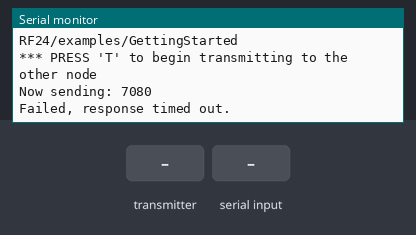
Recording of a sketch running on a simulated Arduino Uno, built with avr-gcc and run on an emulated ATmega328P. On the bench: the last lines printed to the serial monitor. The test bench sets the inputs (shaded band). No radio packets arrive unless stated.

Above: at 1.2 s.
1.3 s: the transmitter starts sending got_time = 0
At 1.6 s:
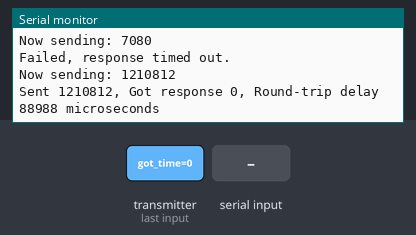
3.8 s: "R" received over Serial
At 4.8 s:
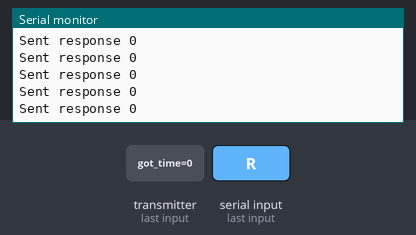
5.8 s: "T" received over Serial
At 6.6 s:
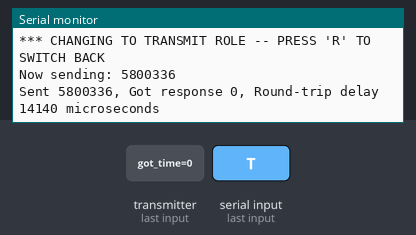
Timing chart, 0 to 8.8 s (numbered marks = the images above; inputs shaded):
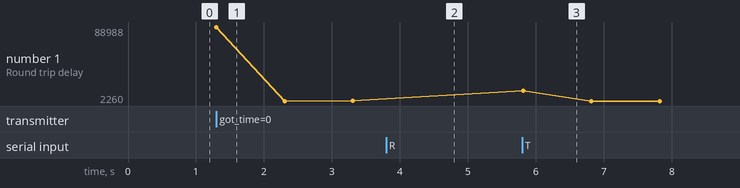

The sketch:

nrf24_GettingStarted.ino
```cpp
/*
* Getting Started example sketch for nRF24L01+ radios
* This is a very basic example of how to send data from one node to another
* Updated: Dec 2014 by TMRh20
*/

#include <SPI.h>
#include "RF24.h"
#include <printf.h>
/****************** User Config ***************************/
/***      Set this radio as radio number 0 or 1         ***/
bool radioNumber = 1;

/* Hardware configuration: Set up nRF24L01 radio on SPI bus plus pins 7 & 8 */
RF24 radio(10,8);
/**********************************************************/

byte addresses[][6] = {"1Node","2Node"};

int controllerData[4] = {0,0,1,0}; // x cord, y cord, laser instruct, win scenario

// Used to control whether this node is sending or receiving // 1= transmit,  0 = receive
bool role = 1;

void setup() {
  Serial.begin(115200);
  printf_begin();

  Serial.println(radio.begin());
  radio.setAutoAck(false);
  radio.setRetries(15,15);
  radio.setChannel(78);
  Serial.println(F("RF24/examples/GettingStarted"));
  Serial.println(F("*** PRESS 'T' to begin transmitting to the other node"));

  // Set the PA Level low to prevent power supply related issues since this is a
 // getting_started sketch, and the likelihood of close proximity of the devices. RF24_PA_MAX is default.
  radio.setPALevel(RF24_PA_MAX);

  // Open a writing and reading pipe on each radio, with opposite addresses
  if(radioNumber){
    radio.openWritingPipe(addresses[1]);
    radio.openReadingPipe(1,addresses[0]);
  }else{
    radio.openWritingPipe(addresses[0]);
    radio.openReadingPipe(1,addresses[1]);
  }

  // Start the radio listening for data
  radio.startListening();

  radio.printDetails();
}

void loop() {


/****************** Ping Out Role ***************************/
if (role == 1)  {

    radio.stopListening();                                    // First, stop listening so we can talk.


    unsigned long start_time = micros();                             // Take the time, and send it.  This will block until complete
    Serial.print(F("Now sending: "));
    Serial.println(start_time);


     if (!radio.write( &start_time, sizeof(unsigned long) )){
       Serial.println(F("failed to send"));
     }

    radio.startListening();                                    // Now, continue listening

    unsigned long started_waiting_at = micros();               // Set up a timeout period, get the current microseconds
    boolean timeout = false;                                   // Set up a variable to indicate if a response was received or not

    while ( ! radio.available() ){                             // While nothing is received
      if (micros() - started_waiting_at > 200000 ){            // If waited longer than 200ms, indicate timeout and exit while loop
          timeout = true;
          break;
      }
    }

    if ( timeout ){                                             // Describe the results
        Serial.println(F("Failed, response timed out."));
    }else{
        unsigned long got_time;                                 // Grab the response, compare, and send to debugging spew
        radio.read( &got_time, sizeof(unsigned long) );
        unsigned long end_time = micros();

        // Spew it
        Serial.print(F("Sent "));
        Serial.print(start_time);
        Serial.print(F(", Got response "));
        Serial.print(got_time);
        Serial.print(F(", Round-trip delay "));
        Serial.print(end_time-start_time);
        Serial.println(F(" microseconds"));
    }

    // Try again 1s later
    delay(1000);
  }


/****************** Pong Back Role ***************************/

  if ( role == 0 )
  {
    unsigned long got_time;

    if( radio.available()){
                                                                    // Variable for the received timestamp
      while (radio.available()) {                                   // While there is data ready
        radio.read( &got_time, sizeof(unsigned long) );             // Get the payload
      }

      radio.stopListening();                                        // First, stop listening so we can talk
      radio.write( &got_time, sizeof(unsigned long) );              // Send the final one back.
      radio.startListening();                                       // Now, resume listening so we catch the next packets.
      Serial.print(F("Sent response "));
      Serial.println(got_time);
   }
 }


/****************** Change Roles via Serial Commands ***************************/

  if ( Serial.available() )
  {
    char c = toupper(Serial.read());
    if ( c == 'T' && role == 0 ){
      Serial.println(F("*** CHANGING TO TRANSMIT ROLE -- PRESS 'R' TO SWITCH BACK"));
      role = 1;                  // Become the primary transmitter (ping out)

   }else
    if ( c == 'R' && role == 1 ){
      Serial.println(F("*** CHANGING TO RECEIVE ROLE -- PRESS 'T' TO SWITCH BACK"));
       role = 0;                // Become the primary receiver (pong back)
       radio.startListening();

    }
  }


} // Loop
```

Measured:
- after the input at 1.3 s, the serial monitor: prints a new line at once (image 1)
- after the input at 3.8 s, the serial monitor: prints a new line after 0.51 s (image 2)
- after the input at 5.8 s, the serial monitor: prints a new line at once (image 3)
- plotted number 1: 2264 → 2316 after the input at 5.8 s
